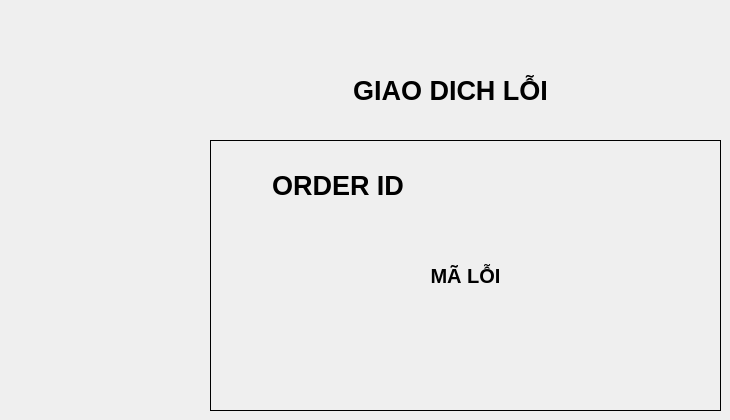
    <widget class="QWidget" name="page_4">
     <widget class="QLabel" name="imageAc_17">
      <property name="geometry">
       <rect>
        <x>210</x>
        <y>60</y>
        <width>481</width>
        <height>60</height>
       </rect>
      </property>
      <property name="sizePolicy">
       <sizepolicy hsizetype="Maximum" vsizetype="Maximum">
        <horstretch>0</horstretch>
        <verstretch>0</verstretch>
       </sizepolicy>
      </property>
      <property name="minimumSize">
       <size>
        <width>20</width>
        <height>20</height>
       </size>
      </property>
      <property name="maximumSize">
       <size>
        <width>666</width>
        <height>60</height>
       </size>
      </property>
      <property name="font">
       <font>
        <pointsize>20</pointsize>
        <weight>75</weight>
        <bold>true</bold>
       </font>
      </property>
      <property name="frameShape">
       <enum>QFrame::Box</enum>
      </property>
      <property name="lineWidth">
       <number>0</number>
      </property>
      <property name="text">
       <string>GIAO DICH LỖI</string>
      </property>
      <property name="alignment">
       <set>Qt::AlignCenter</set>
      </property>
     </widget>
     <widget class="QFrame" name="verticalFrame_4">
      <property name="geometry">
       <rect>
        <x>210</x>
        <y>140</y>
        <width>511</width>
        <height>271</height>
       </rect>
      </property>
      <property name="frameShape">
       <enum>QFrame::Box</enum>
      </property>
      <layout class="QVBoxLayout" name="verticalLayout_13">
       <property name="leftMargin">
        <number>2</number>
       </property>
       <property name="topMargin">
        <number>2</number>
       </property>
       <property name="rightMargin">
        <number>2</number>
       </property>
       <property name="bottomMargin">
        <number>2</number>
       </property>
       <item>
        <layout class="QHBoxLayout" name="horizontalLayout_13">
         <item>
          <widget class="QLabel" name="imageAc_32">
           <property name="sizePolicy">
            <sizepolicy hsizetype="Maximum" vsizetype="Maximum">
             <horstretch>0</horstretch>
             <verstretch>0</verstretch>
            </sizepolicy>
           </property>
           <property name="minimumSize">
            <size>
             <width>20</width>
             <height>20</height>
            </size>
           </property>
           <property name="maximumSize">
            <size>
             <width>1500</width>
             <height>999</height>
            </size>
           </property>
           <property name="font">
            <font>
             <pointsize>20</pointsize>
             <weight>75</weight>
             <bold>true</bold>
            </font>
           </property>
           <property name="frameShape">
            <enum>QFrame::Box</enum>
           </property>
           <property name="lineWidth">
            <number>0</number>
           </property>
           <property name="text">
            <string>ORDER ID</string>
           </property>
           <property name="alignment">
            <set>Qt::AlignCenter</set>
           </property>
          </widget>
         </item>
         <item>
          <widget class="QLabel" name="lbl_erID">
           <property name="sizePolicy">
            <sizepolicy hsizetype="Maximum" vsizetype="Maximum">
             <horstretch>0</horstretch>
             <verstretch>0</verstretch>
            </sizepolicy>
           </property>
           <property name="minimumSize">
            <size>
             <width>20</width>
             <height>20</height>
            </size>
           </property>
           <property name="maximumSize">
            <size>
             <width>1500</width>
             <height>999</height>
            </size>
           </property>
           <property name="font">
            <font>
             <pointsize>20</pointsize>
            </font>
           </property>
           <property name="frameShape">
            <enum>QFrame::Box</enum>
           </property>
           <property name="lineWidth">
            <number>0</number>
           </property>
           <property name="text">
            <string/>
           </property>
           <property name="alignment">
            <set>Qt::AlignCenter</set>
           </property>
          </widget>
         </item>
        </layout>
       </item>
       <item>
        <layout class="QHBoxLayout" name="horizontalLayout_14">
         <item>
          <widget class="QLabel" name="imageAc_34">
           <property name="sizePolicy">
            <sizepolicy hsizetype="Maximum" vsizetype="Maximum">
             <horstretch>0</horstretch>
             <verstretch>0</verstretch>
            </sizepolicy>
           </property>
           <property name="minimumSize">
            <size>
             <width>20</width>
             <height>20</height>
            </size>
           </property>
           <property name="maximumSize">
            <size>
             <width>1500</width>
             <height>999</height>
            </size>
           </property>
           <property name="font">
            <font>
             <pointsize>15</pointsize>
             <weight>75</weight>
             <bold>true</bold>
            </font>
           </property>
           <property name="frameShape">
            <enum>QFrame::Box</enum>
           </property>
           <property name="lineWidth">
            <number>0</number>
           </property>
           <property name="text">
            <string>MÃ LỖI</string>
           </property>
           <property name="alignment">
            <set>Qt::AlignCenter</set>
           </property>
          </widget>
         </item>
        </layout>
       </item>
       <item>
        <layout class="QHBoxLayout" name="horizontalLayout_15">
         <item>
          <widget class="QLabel" name="lbl_erCode">
           <property name="sizePolicy">
            <sizepolicy hsizetype="Maximum" vsizetype="Maximum">
             <horstretch>0</horstretch>
             <verstretch>0</verstretch>
            </sizepolicy>
           </property>
           <property name="minimumSize">
            <size>
             <width>20</width>
             <height>20</height>
            </size>
           </property>
           <property name="maximumSize">
            <size>
             <width>1500</width>
             <height>999</height>
            </size>
           </property>
           <property name="font">
            <font>
             <pointsize>12</pointsize>
             <weight>75</weight>
             <bold>true</bold>
            </font>
           </property>
           <property name="frameShape">
            <enum>QFrame::Box</enum>
           </property>
           <property name="lineWidth">
            <number>0</number>
           </property>
           <property name="text">
            <string/>
           </property>
           <property name="alignment">
            <set>Qt::AlignCenter</set>
           </property>
          </widget>
         </item>
        </layout>
       </item>
      </layout>
     </widget>
    </widget>
